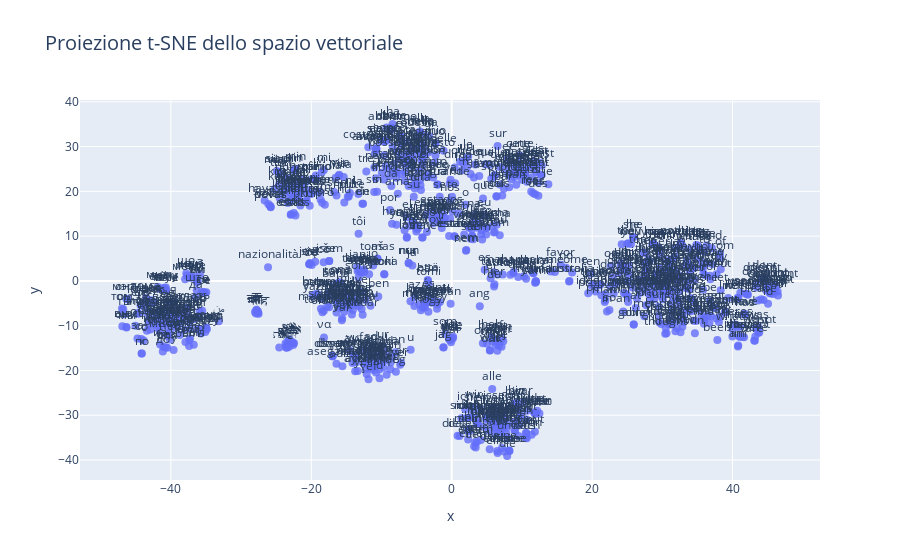

The cell this chart's notebook holds for it:
### Code cell
# Ottenere i vettori di parole per le parole più frequenti
words = list(model.wv.index_to_key)[:1000]  # Considera le 1000 parole più comuni
word_vectors = model.wv[words]

# Ridurre dimensionalità con t-SNE
tsne = TSNE(n_components=2, random_state=42, perplexity=30, n_iter=1000)
reduced_vectors = tsne.fit_transform(word_vectors)

# Creare un DataFrame per il grafico
tsne_df = pd.DataFrame(reduced_vectors, columns=['x', 'y'])
tsne_df['word'] = words

# Creare il grafico interattivo con Plotly
fig = px.scatter(tsne_df, x='x', y='y', text='word', title='Proiezione t-SNE dello spazio vettoriale')

# Personalizzare il layout per mostrare le etichette al passaggio del mouse
fig.update_traces(textposition='top center', marker=dict(size=8, opacity=0.8))
fig.update_layout(hovermode='closest', title_font_size=20)

# Mostrare il grafico
fig.show()

### Figure 1 — Plotly figure (JSON) as saved in the notebook; plotly's stock layout.template omitted (floating-point values rounded to 4 significant figures; data arrays with more than 128 entries replaced by an {"elided": "..."} marker saying what was removed)
{"data": [{"hovertemplate": "x=%{x}<br>y=%{y}<br>word=%{text}<extra></extra>", "legendgroup": "", "marker": {"color": "#636efa", "opacity": 0.8, "size": 8, "symbol": "circle"}, "mode": "markers+text", "name": "", "orientation": "v", "showlegend": false, "text": {"elided": "1000 str values"}, "textposition": "top center", "type": "scatter", "x": {"elided": "1000 float values"}, "xaxis": "x", "y": {"elided": "1000 float values"}, "yaxis": "y"}], "layout": {"hovermode": "closest", "legend": {"tracegroupgap": 0}, "title": {"font": {"size": 20}, "text": "Proiezione t-SNE dello spazio vettoriale"}, "xaxis": {"anchor": "y", "domain": [0, 1], "title": {"text": "x"}}, "yaxis": {"anchor": "x", "domain": [0, 1], "title": {"text": "y"}}}}
